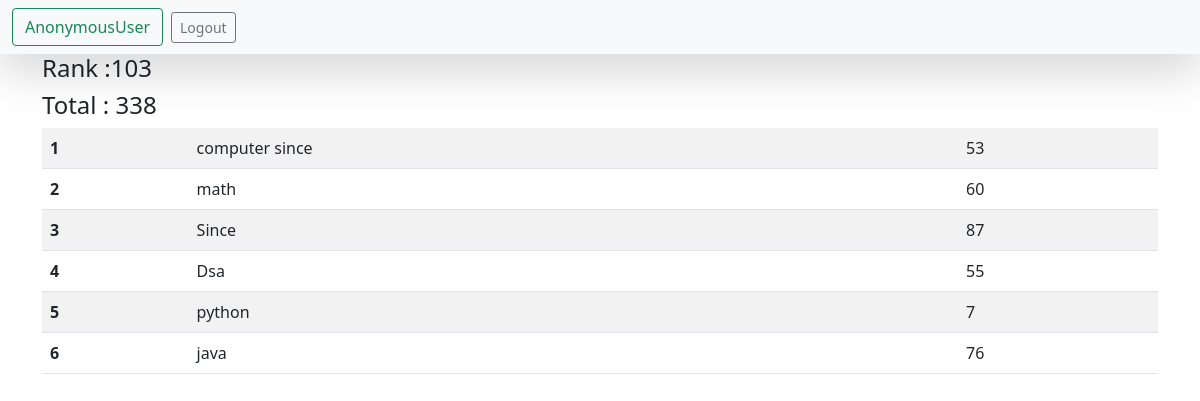
/see_marks/STU-0717/, run on the app's committed database.
### models/models.py (models this page shows, shortened)
class ReportCard(models.Model):
    student = models.ForeignKey(Student, related_name="studentreportcard", on_delete=models.CASCADE)
    student_ranks = models.IntegerField()
    data_of_report_card_generation = models.DateField(auto_now_add=True)
    class Meta:
        unique_together = ['student_ranks' , 'data_of_report_card_generation']

class Student(models.Model):
    department = models.ForeignKey(Department, related_name="depart", on_delete=models.CASCADE)
    student_id = models.OneToOneField(StudentID , related_name="studentid", on_delete=models.CASCADE)
    student_name = models.CharField(max_length=100)
    student_email = models.EmailField(unique=True)
    student_age = models.IntegerField(default=18)
    student_address = models.TextField()
    is_deleted = models.BooleanField(default=False)
    objects = StudentManager()
    admin_objects = models.Manager()
    class Meta:
        ordering = ['student_name']
        verbose_name = "student"

class SubjectMarks(models.Model):
    student = models.ForeignKey(Student, related_name="studentmarks", on_delete=models.CASCADE)
    subject = models.ForeignKey(Subject , on_delete=models.CASCADE)
    marks = models.IntegerField()
    class Meta:
        unique_together = ['student' , 'subject']

class Subject(models.Model):
    subject_name = models.CharField(max_length=100)

### models/views.py (the view)
# urls.py: path('see_marks/<student_id>/', see_marks, name="see_marks"),
def see_marks(request , student_id):
    queryset = SubjectMarks.objects.filter(student__student_id__student_id = student_id)
    total_marks = queryset.aggregate(total_marks = Sum('marks'))
    rank = ReportCard.objects.filter(student__student_id__student_id = student_id)
    return render(request , 'report/see_marks.html',{'queryset': queryset,'total_marks':total_marks,'rank': rank})

### templates/report/see_marks.html (shortened to what this page needs)
<!doctype html>
<html lang="en">
  <head>
    <link href="https://cdn.jsdelivr.net/npm/bootstrap@5.0.2/dist/css/bootstrap.min.css" rel="stylesheet">
  </head>
  <body>
    <nav class="navbar navbar-light bg-light shadow-lg">
      <form class="container-fluid justify-content-start">
        <button class="btn btn-outline-success me-2" type="button">{{request.user.first_name}} {{request.user}}</button>
        <a href="{% url 'logout' %}" class="btn btn-sm btn-outline-secondary" type="button">Logout</a>
      </form>
    </nav>
<div class="container">
    <h4>Rank :{{rank.first.student.studentreportcard.first.student_ranks}}</h4>
    <h4>Total : {{total_marks.total_marks}}</h4>
    <table class="table table-striped">
        <tbody>
            {% for marks in queryset %}
          <tr>
            <th scope="row">{{forloop.counter}}</th>
            <td>{{marks.subject.subject_name}}</td>
            <td>{{marks.marks}}</td>
          </tr>
            {% endfor %}
        </tbody>
      </table>
</div>
  </body>
</html>

### data on the page
ReportCard: first.student.studentreportcard.first.student_ranks "103"
SubjectMarks: subject.subject_name "computer since", marks "53"
SubjectMarks: subject.subject_name "math", marks "60"
SubjectMarks: subject.subject_name "Since", marks "87"
SubjectMarks: subject.subject_name "Dsa", marks "55"
SubjectMarks: subject.subject_name "python", marks "7"
SubjectMarks: subject.subject_name "java", marks "76"

### other printed values
{{ request.user }} "AnonymousUser"
{{ total_marks.total_marks }} "338"
